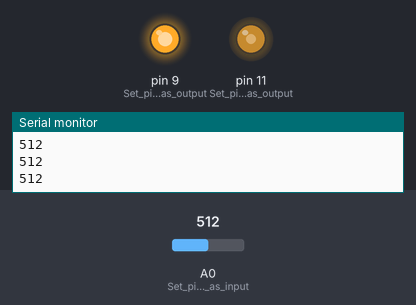
Bench run of a sketch on a simulated Arduino Uno, built with avr-gcc and run on an emulated ATmega328P. Parts: output pins drawn as LEDs (lit = HIGH), the last lines printed to the serial monitor. The test bench sets the inputs (shaded band); at power-on: A0 (Set_pin_A0_as_input) = 512.

Above: at 1.2 s.
1.3 s: A0 (Set_pin_A0_as_input) set to 716
At 1.8 s:
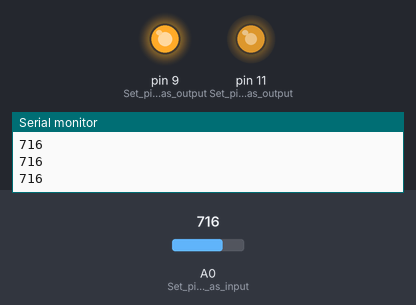
2.8 s: A0 (Set_pin_A0_as_input) set to 900
At 4.0 s:
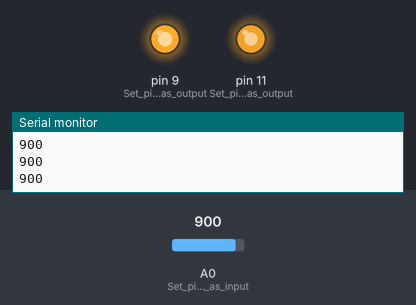
4.3 s: A0 (Set_pin_A0_as_input) set to 290
At 5.6 s:
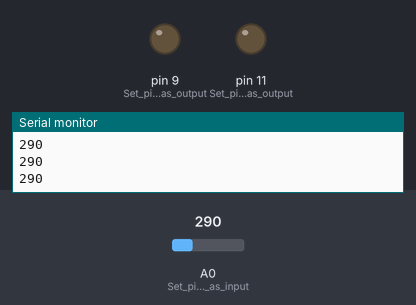
Timing chart, 0 to 7.3 s (numbered marks = the images above; inputs shaded):
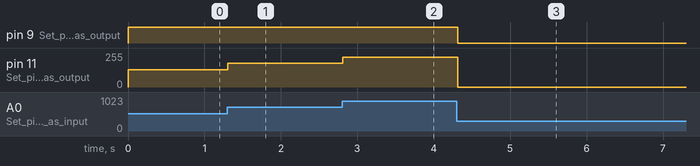

The sketch:

Alert_system.ino
```cpp
void setup() {
  pinMode(9, OUTPUT);       // Set pin 9 as output
  pinMode(A0, INPUT);       // Set pin A0 as input
  pinMode(11, OUTPUT);      // Set pin 11 as output
  Serial.begin(9600);       // Initialize serial communication at 9600 baud
}

void loop() {
  int x = analogRead(A0);   // Read analog value from A0
  Serial.println(x);        // Print the value to the Serial Monitor

  int y = x / 4;            // Map the 0-1023 range to 0-255 (PWM range)

  if (x >= 300) {           // Check if the input value is greater than or equal to 300
    digitalWrite(9, HIGH);  // Turn on the digital pin 9
    analogWrite(11, y);     // Write the PWM value to pin 11
  } else {                  // If the input value is less than 300
    digitalWrite(9, LOW);   // Turn off the digital pin 9
    analogWrite(11, 0);     // Set PWM value to 0 (off)
  }
  delay(100);               // Add a short delay to stabilize readings
}
```

Measured:
- after the input at 1.3 s, pin 11 (Set_pin_11_as_output): 128/255 → 179/255 at once
- after the input at 2.8 s, pin 11 (Set_pin_11_as_output): 179/255 → 225/255 at once
- after the input at 4.3 s, pin 9 (Set_pin_9_as_output): HIGH → LOW at once; pin 11 (Set_pin_11_as_output): 225/255 → 0/255 at once
